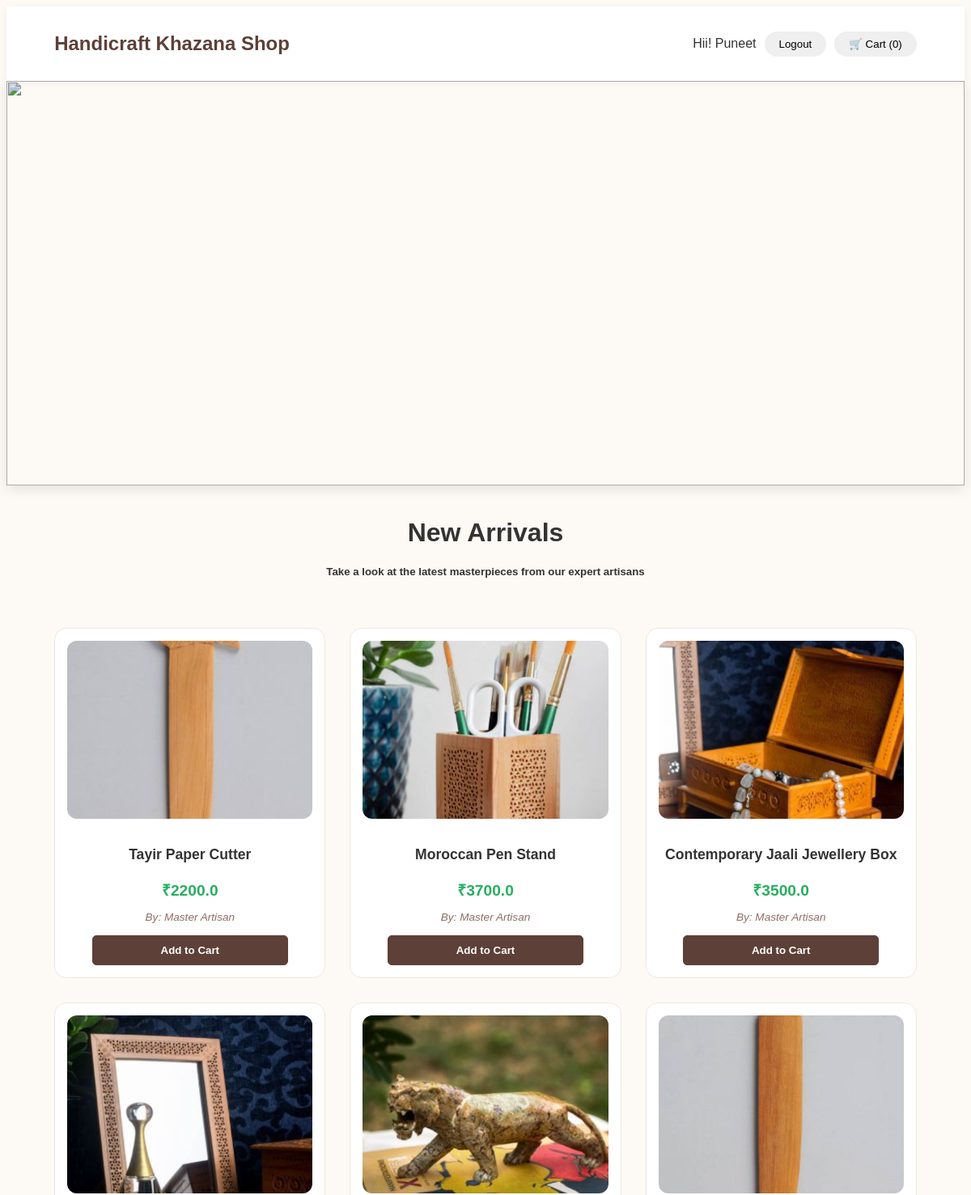
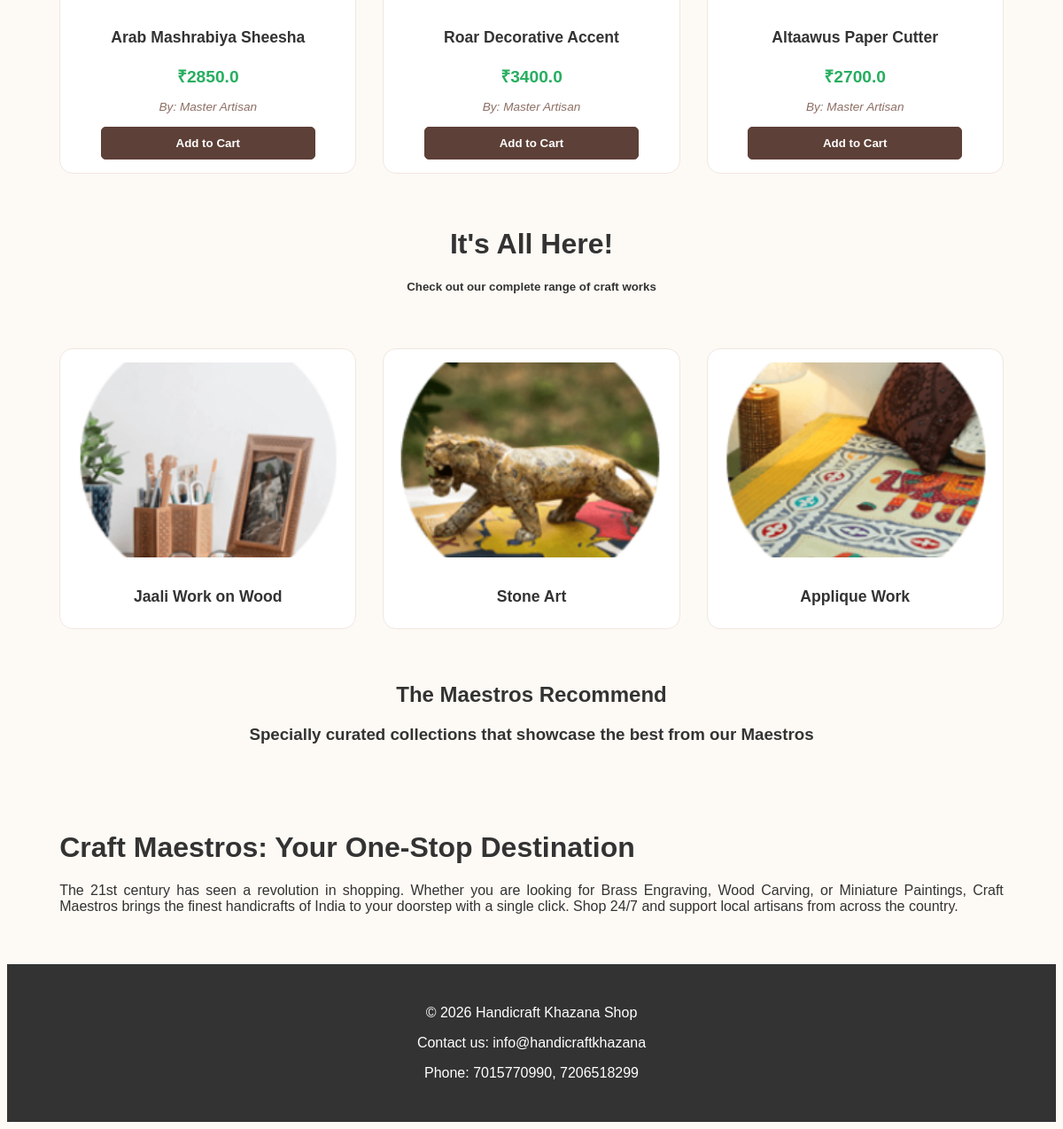
The app's page / (signed in) with its own data (2 pictures, top to bottom).
### handicraftapp/models.py (models this page shows, shortened)
class Product(models.Model):
    category = models.ForeignKey('Category', on_delete=models.CASCADE)
    seller = models.ForeignKey(User, on_delete=models.CASCADE, related_name='products', null=True)
    name = models.CharField(max_length=200)
    price = models.FloatField()
    image = models.ImageField(upload_to='products/', blank=True, null=True)
    created_at = models.DateTimeField(auto_now_add=True)

class Category(models.Model):
    name = models.CharField(max_length=100)
    image = models.ImageField(upload_to='categories/', blank=True, null=True)

### handicraftapp/views.py (the view)
# urls.py: path('', views.home_view, name='home'),
def home_view(request):
    products = Product.objects.all()
    categories = Category.objects.all()
    new_arrivals = Product.objects.order_by('-created_at')[:7]
    cart = request.session.get('cart', {})
    cart_count = sum(item['quantity'] for item in cart.values())
    return render(request, 'main_home.html', {
        'products': products,
        'categories': categories,
        'new_arrivals': new_arrivals,
        'cart_count': cart_count
    })

### templates/main_home.html (shortened to what this page needs)
{% load static %}
<!DOCTYPE html>
<html lang="en">
<head>
    <link rel="stylesheet" href="{% static 'styles.css' %}">
    <link rel="stylesheet" href="{% static 'styles1.css' %}">
</head>
<body>
<header class="top-header">
    <h1>Handicraft Khazana Shop</h1>
    <div class="nav-buttons">
        {% if user.is_authenticated %}
            <span class="welcome">Hii! {{ user.username }}</span>
            <a href="{% url 'logout' %}">
                <button class="btn">Logout</button>
            </a>
            <a href="{% url 'cart' %}">
                <button class="btn">🛒 Cart ({{ cart_count }})</button>
            </a>
        {% else %}
            <a href="{% url 'login' %}"><button class="btn">Login</button></a>
            <a href="{% url 'signup' %}"><button class="btn">Sign Up</button></a>
        {% endif %}
    </div>
</header>
    <div class="slider">
        <figure>
            <div class="slide"><img src="{% static 'pictures/a1.png' %}" alt=""></div>
        </figure>
    </div>
    <center><h1>New Arrivals</h1></center>
    <center><h5>Take a look at the latest masterpieces from our expert artisans</h5></center>
    <section id="products">
        {% for product in new_arrivals %}
        <article class="product">
            {% if product.image %}
                <img src="{{ product.image.url }}" alt="{{ product.name }}">
            {% else %}
                <img src="{% static 'pictures/default.png' %}" alt="No Image">
            {% endif %}
            <h2>{{ product.name }}</h2>
            <p class="price">₹{{ product.price }}</p>
            <p class="seller-info">
                By: {{ product.seller.first_name|default:"Master Artisan" }}
            </p>
            <a href="{% url 'add_to_cart' product.id %}">
                <button class="cart">Add to Cart</button>
            </a>
        </article>
        {% empty %}
            <p style="text-align:center; grid-column: 1 / -1;">No products available</p>
        {% endfor %}
    </section>
    <center><h1>It's All Here!</h1></center>
    <center><h5>Check out our complete range of craft works</h5></center>
    <section id="products1">
        {% for category in categories %}
        <article class="product">
            <a href="{% url 'category' category.id %}">
                {% if category.image %}
                    <img src="{{ category.image.url }}" alt="{{ category.name }}">
                {% else %}
                    <img src="{% static 'pictures/default.png' %}" alt="No Image">
                {% endif %}
            </a>
            <h2>{{ category.name }}</h2>
        </article>
        {% endfor %}
    </section>
    <section>
        <center><h1>The Maestros Recommend</h1></center>
        <center><h3>Specially curated collections that showcase the best from our Maestros</h3></center>
    </section>
    <div style="padding: 40px 5%;">
        <h1>Craft Maestros: Your One-Stop Destination</h1>
        <p style="text-align: justify;">
            The 21st century has seen a revolution in shopping. Whether you are looking for Brass Engraving, Wood Carving,
            or Miniature Paintings, Craft Maestros brings the finest handicrafts of India to your doorstep with a single click.
            Shop 24/7 and support local artisans from across the country.
        </p>
    </div>
    <footer>
        <div class="footer-content">
          <p>&copy; 2026 Handicraft Khazana Shop</p>
          <p>Contact us: info@handicraftkhazana</p>
          <p>Phone: 7015770990, 7206518299</p>
        </div>
    </footer>
</body>
</html>

### static/styles.css (style rules this page uses)
:root { --primary: #5d4037; --secondary: #8d6e63; --accent: #27ae60; --bg: #fdfaf5; --card-bg: #ffffff; --text: #333; --shadow: 0 10px 20px rgba(0,0,0,0.08); }
body { font-family: 'Poppins', sans-serif; background-color: var(--bg); color: var(--text); overflow-x: hidden; }
.top-header { background: var(--card-bg); padding: 1rem 5%; display: flex; justify-content: space-between; align-items: center; position: sticky; top: 0; z-index: 1000; box-shadow: 0 2px 10px rgba(0,0,0,0.05); }
.top-header h1 { color: var(--primary); font-size: 1.5rem; }
.nav-buttons { display: flex; align-items: center; gap: 10px; }
.nav-buttons .btn { padding: 8px 18px; border: none; border-radius: 50px; font-weight: 500; cursor: pointer; transition: all 0.3s ease; white-space: nowrap; }
#products, #products1 { display: grid; grid-template-columns: repeat(auto-fill, minmax(260px, 1fr)); gap: 30px; padding: 40px 5%; }
.product { background: var(--card-bg); border-radius: 15px; padding: 15px; text-align: center; transition: all 0.4s cubic-bezier(0.175, 0.885, 0.32, 1.275); border: 1px solid #f0e6e0; }
.product img { width: 100%; height: 220px; object-fit: cover; border-radius: 12px; margin-bottom: 15px; }
.product h2 { font-size: 1.1rem; margin-bottom: 10px; }
.price { color: var(--accent); font-weight: 700; font-size: 1.2rem; margin-bottom: 5px; }
.seller-info { font-size: 0.85rem; color: var(--secondary); font-style: italic; margin-bottom: 15px; }
.product button { width: 80%; padding: 10px 5px; border: 1px solid var(--primary); border-radius: 5px; background: transparent; color: var(--primary); font-weight: 600; cursor: pointer; transition: 0.3s; }
.product button.cart { background: var(--primary); color: white; }
footer { text-align: center; padding: 30px; background: #333; color: white; }

### static/styles1.css (style rules this page uses)
.slider { width: 100%; height: 500px; overflow: hidden; position: relative; box-shadow: 0 4px 15px rgba(0,0,0,0.1); }
figure { position: relative; left: 0; width: 400%; height: 100%; margin: 0; display: flex; animation: 20s slide-with-pause infinite ease-in-out; }
.slide { width: 25%; height: 100%; }
.slide img { width: 100%; height: 100%; object-fit: cover; filter: brightness(0.9); }
h1, h5, .product { animation: fadeUp 0.8s ease forwards; }

### records on screen
Product: image (picture), name "Tayir Paper Cutter", price "2200.0", seller.first_name "Master Artisan"
Product: image (picture), name "Moroccan Pen Stand", price "3700.0", seller.first_name "Master Artisan"
Product: image (picture), name "Contemporary Jaali Jewellery Box", price "3500.0", seller.first_name "Master Artisan"
Product: image (picture), name "Arab Mashrabiya Sheesha", price "2850.0", seller.first_name "Master Artisan"
Product: image (picture), name "Roar Decorative Accent", price "3400.0", seller.first_name "Master Artisan"
Product: image (picture), name "Altaawus Paper Cutter", price "2700.0", seller.first_name "Master Artisan"
Category: image (picture), name "Jaali Work on Wood"
Category: image (picture), name "Stone Art"
Category: image (picture), name "Applique Work"

### other values on screen
{{ user.username }} "Puneet"
{{ cart_count }} "0"
